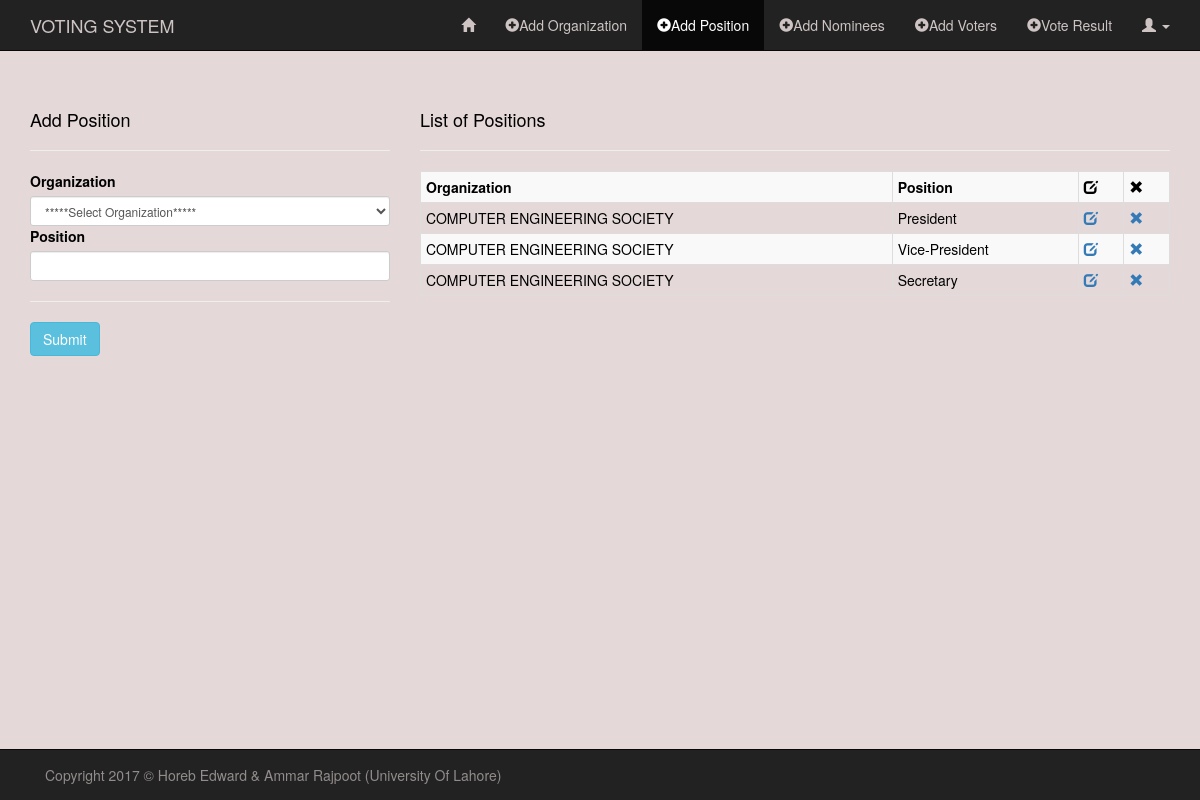
The app's page /sandbox/add_pos.php (signed in) with its own data.
### tables this page shows
CREATE TABLE IF NOT EXISTS `positions` (
  `id` int(11) NOT NULL AUTO_INCREMENT,
  `org` varchar(60) NOT NULL,
  `pos` varchar(60) NOT NULL,
  PRIMARY KEY (`id`)
);

### sandbox/classes/Organization.php (called while the page is built, shortened)
<?php
class Organization
{
    public function READ_ORG() {
        global $db;
        $sql = "SELECT * FROM organization";
        if(!$stmt = $db->prepare($sql)) {
            echo $stmt->error;
        } else {
            $stmt->execute();
            $result = $stmt->get_result();
        }
        return $result;
    }
}

### sandbox/classes/Position.php (called while the page is built, shortened)
<?php
class Position
{
    public function READ_POS() {
        global $db;
        $sql = "SELECT *
                FROM positions
                ORDER BY org ASC";
        if(!$stmt = $db->prepare($sql)) {
            echo $stmt->error;
        } else {
            $stmt->execute();
            $result = $stmt->get_result();
        }
        return $result;
    }
}

### sandbox/add_pos.php (the view, shortened to what this page needs)
<?php
require("../config/db.php");
require("classes/Organization.php");
require("classes/Position.php");
?>
<!DOCTYPE HTML>
<html lang="en-US">
<head>
    <link rel="stylesheet" href="../assets/css/bootstrap.min.css">
    <link rel="stylesheet" href="../assets/css/style_admin.css">
</head>
<body>
<nav class="navbar navbar-inverse navbar-fixed-top" role="navigation">
    <div class="container">
        <div class="navbar-header">
            <a class="navbar-brand" href="index.php">VOTING SYSTEM</a>
        </div>
        <div class="collapse navbar-collapse" id="bs-example-navbar-collapse-1">
            <ul class="nav navbar-nav navbar-right">
                <li><a href="admin_page.php"><span class="glyphicon glyphicon-home"></span></a></li>
                <li><a href="add_org.php"><span class="glyphicon glyphicon-plus-sign"></span>Add Organization</a></li>
                <li class="active"><a href="add_pos.php"><span class="glyphicon glyphicon-plus-sign"></span>Add Position</a></li>
                <li><a href="add_nominees.php"><span class="glyphicon glyphicon-plus-sign"></span>Add Nominees</a></li>
                <li><a href="add_voters.php"><span class="glyphicon glyphicon-plus-sign"></span>Add Voters</a></li>
                <li><a href="vote_result.php"><span class="glyphicon glyphicon-plus-sign"></span>Vote Result</a></li>
                <li class="dropdown">
                    <a href="#" class="dropdown-toggle" data-toggle="dropdown" role="button" aria-haspopup="true" aria-expanded="false"><span class="glyphicon glyphicon-user"></span> <span class="caret"></span></a>
                </li>
            </ul>
        </div>
    </div>
</nav>
<div class="container">
    <div class="row">
        <div class="col-md-4">
            <h4>Add Position</h4><hr>
            <form method="POST" action="<?php $_SERVER['PHP_SELF']; ?>" role="form">
                <?php
                $readOrg = new Organization();
                $rtnReadOrg = $readOrg->READ_ORG();
                ?>
                <div class="form-group-sm">
                    <label for="organization">Organization</label>
                    <?php if($rtnReadOrg) { ?>
                    <select required name="organization" class="form-control">
                        <option value="">*****Select Organization*****</option>
                    </select>
                    <?php }  ?>
                </div>
                <div class="form-group-sm">
                    <label for="position">Position</label>
                    <input required type="text" name="position" class="form-control">
                </div><hr/>
                <div class="form-group-sm">
                    <input type="submit" name="submit" value="Submit" class="btn btn-info">
                </div>
            </form>
        </div>
        <?php
        $readPos = new Position();
        $rtnReadPos = $readPos->READ_POS();
        ?>
        <div class="col-md-8">
            <h4>List of Positions</h4><hr>
            <div class="table-responsive">
                <?php if($rtnReadPos) { ?>
                <table class="table table-bordered table-condensed table-striped">
                    <tr>
                        <th>Organization</th>
                        <th>Position</th>
                        <th><span class="glyphicon glyphicon-edit"></span></th>
                        <th><span class="glyphicon glyphicon-remove"></span></th>
                    </tr>
                    <?php while($rowPos = $rtnReadPos->fetch_assoc()) { ?>
                    <tr>
                        <td><?php echo $rowPos['org']; ?></td>
                        <td><?php echo $rowPos['pos']; ?></td>
                        <td><a href="http://localhost/voting_system/sandbox/edit_pos.php?id=<?php echo $rowPos['id']; ?>"><span class="glyphicon glyphicon-edit"></span></a></td>
                        <td><a href="http://localhost/voting_system/sandbox/delete_pos.php?id=<?php echo $rowPos['id']; ?>"><span class="glyphicon glyphicon-remove"></span></a></td>
                    </tr>
                    <?php }  ?>
                </table>
                <?php }  ?>
            </div>
        </div>
    </div>
</div>
<nav class="navbar navbar-inverse navbar-fixed-bottom" role="navigation">
    <div class="container">
        <div class="navbar-text pull-left">
           Copyright 2017 &copy; Horeb Edward & Ammar Rajpoot (University Of Lahore)
        </div>
    </div>
</nav>
</body>
</html>

### assets/css/style_admin.css (style rules this page uses)
body { color: black; margin-top: 100px !important; margin-bottom: 70px; background-color: lightyellow; }

### sandbox/add_pos.php (style rules this page uses)
body { background-color: #e4d8d8; }
.navbar-inverse .navbar-nav>li>a { color: #cec4c4; }
.navbar-inverse .navbar-brand { color:#cec4c4; }
.navbar-inverse .navbar-text { color: #928c8c; }

### records on screen
positions: org "COMPUTER ENGINEERING SOCIETY", pos "President"
positions: org "COMPUTER ENGINEERING SOCIETY", pos "Vice-President"
positions: org "COMPUTER ENGINEERING SOCIETY", pos "Secretary"
